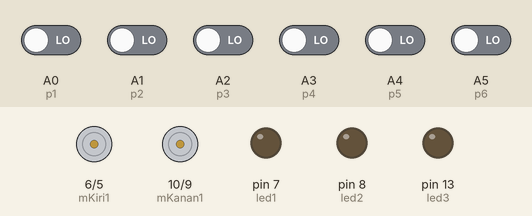
The sketch below on a simulated Arduino Uno, built with avr-gcc and run on an emulated ATmega328P. On the bench: motor-driver pin pairs drawn as motors (green arrow = first pin HIGH = forward, orange = second pin HIGH = backward, longer = more drive), output pins drawn as LEDs (lit = HIGH). Inputs (shaded band) come from the test bench; at power-on: A0 (p1), A1 (p2), A2 (p3), A3 (p4), A4 (p5), A5 (p6) LOW.

Above: at 1.2 s.
1.3 s: A0 (p1) driven HIGH and A1 (p2) driven HIGH
At 2.0 s:
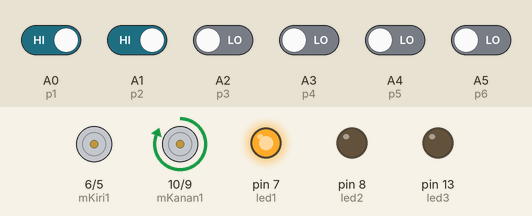
2.8 s: A2 (p3) driven HIGH and A3 (p4) driven HIGH
At 3.2 s:
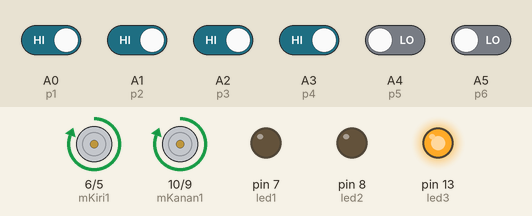
4.3 s: A2 (p3) driven LOW
At 5.5 s:
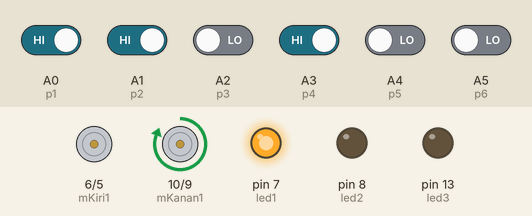
5.8 s: A2 (p3) driven HIGH
At 6.6 s:
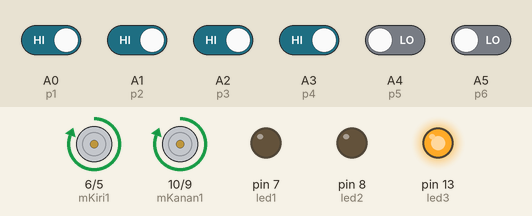
Timing chart, 0 to 8.3 s (numbered marks = the images above; inputs shaded):
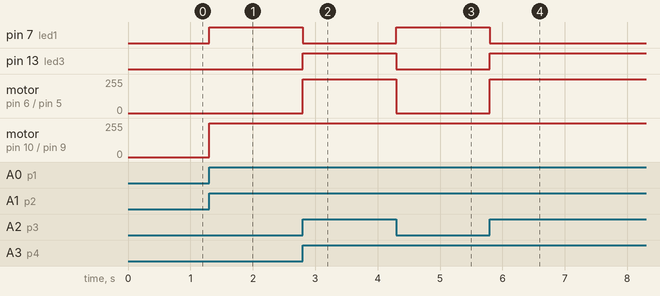

The sketch:

onoff.ino
```cpp
int mKanan1=10;
int mKanan2=9;
int mKiri1=6;
int mKiri2=5;

char p1=A0; // kiri
char p2=A1; // kiri
char p3=A2; // tengah
char p4=A3; // tengah
char p5=A4; // kanan
char p6=A5; // kanan

int led1=7;  // kanan
int led2=8;  // kiri
int led3=13; // tengah

void setup() {
  pinMode(mKanan1,OUTPUT);
  pinMode(mKanan2,OUTPUT);
  pinMode(mKiri1,OUTPUT);
  pinMode(mKiri2,OUTPUT);

  pinMode(led1,OUTPUT);
  pinMode(led2,OUTPUT);
  pinMode(led3,OUTPUT);

  pinMode(p1,INPUT);
  pinMode(p2,INPUT);
  pinMode(p3,INPUT);
  pinMode(p4,INPUT);
  pinMode(p5,INPUT);
  pinMode(p6,INPUT);
}

void loop(){
  if(digitalRead(p3) == 1 && digitalRead(p4) == 1){
    maju();
  }else{
    if(digitalRead(p1) == 1 && digitalRead(p2) == 1){
      kiri();
    }else{
      if(digitalRead(p5) == 1 && digitalRead(p6) == 1){
        kanan();
      }else{
        if(digitalRead(p1) == 0 && digitalRead(p2) == 0 && digitalRead(p3) == 0 && digitalRead(p4) == 0 && digitalRead(p5) == 0 && digitalRead(p6) == 0){
          berhenti();
        }
      }
    }
  }
}

void maju(){
  digitalWrite(led1,LOW);
  digitalWrite(led2,LOW);
  digitalWrite(led3,HIGH);
  digitalWrite(mKanan1,HIGH);
  digitalWrite(mKanan2,LOW);
  digitalWrite(mKiri1,HIGH);
  digitalWrite(mKiri2,LOW);
}

void kanan(){
  digitalWrite(led1,LOW);
  digitalWrite(led2,HIGH);
  digitalWrite(led3,LOW);
  digitalWrite(mKanan1,LOW);
  digitalWrite(mKanan2,LOW);
  digitalWrite(mKiri1,HIGH);
  digitalWrite(mKiri2,LOW);
}

void kiri(){
  digitalWrite(led1,HIGH);
  digitalWrite(led2,LOW);
  digitalWrite(led3,LOW);
  digitalWrite(mKanan1,HIGH);
  digitalWrite(mKanan2,LOW);
  digitalWrite(mKiri1,LOW);
  digitalWrite(mKiri2,LOW);
}

void berhenti(){
  digitalWrite(led1,LOW);
  digitalWrite(led2,LOW);
  digitalWrite(led3,LOW);
  digitalWrite(mKanan1,LOW);
  digitalWrite(mKanan2,LOW);
  digitalWrite(mKiri1,LOW);
  digitalWrite(mKiri2,LOW);
}
```

Measured:
- after the input at 1.3 s, pin 7 (led1): LOW → HIGH at once; motor on pin 10 (mKanan1) / pin 9 (mKanan2): stopped → forward 255/255 at once
- after the input at 2.8 s, pin 7 (led1): HIGH → LOW at once; pin 13 (led3): LOW → HIGH at once; motor on pin 6 (mKiri1) / pin 5 (mKiri2): stopped → forward 255/255 at once
- after the input at 4.3 s, pin 7 (led1): LOW → HIGH at once; pin 13 (led3): HIGH → LOW at once; motor on pin 6 (mKiri1) / pin 5 (mKiri2): forward 255/255 → stopped at once
- after the input at 5.8 s, pin 7 (led1): HIGH → LOW at once; pin 13 (led3): LOW → HIGH at once; motor on pin 6 (mKiri1) / pin 5 (mKiri2): stopped → forward 255/255 at once
